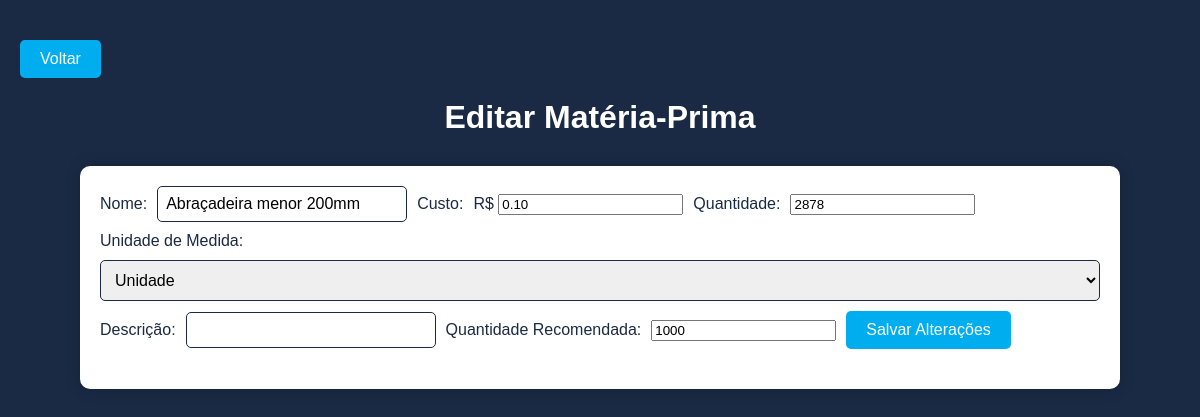
The app's page /menu/materia_prima/editar_mp?id_mp=26 (signed in), older data.
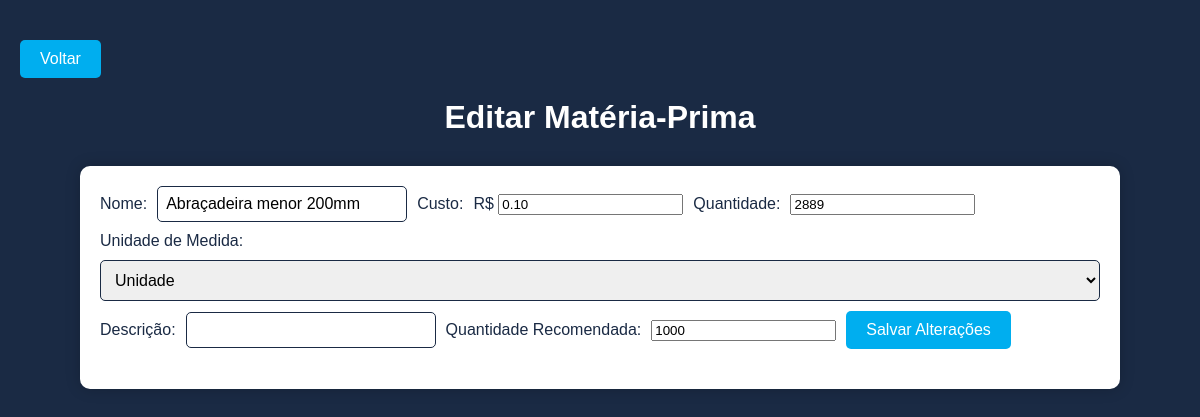
The same page, newer data.
### tables this page shows
CREATE TABLE IF NOT EXISTS `materia_prima` (
  `id_mp` int NOT NULL AUTO_INCREMENT,
  `nome` varchar(250) NOT NULL,
  `custo` float NOT NULL,
  `quantidade` float NOT NULL DEFAULT '0',
  `medida` varchar(10) NOT NULL DEFAULT 'uni',
  `descricao` mediumtext,
  `quantidade_min` float DEFAULT NULL,
  PRIMARY KEY (`id_mp`),
  UNIQUE KEY `id_mp` (`id_mp`)
);

### menu/materia_prima/editar_mp/index.php (the view, shortened to what this page needs)
<?php
include '../../conn.php';
if (isset($_GET['id_mp'])) {
    $id_mp = filter_input(INPUT_GET, 'id_mp', FILTER_VALIDATE_INT);
    $query = "SELECT * FROM materia_prima WHERE id_mp = ?";
    $stmt = $conn->prepare($query);
    $stmt->bind_param("i", $id_mp);
    $stmt->execute();
    $result = $stmt->get_result();
    if ($result->num_rows > 0) {
        $row = $result->fetch_assoc();
    } else {
        echo "Matéria-prima não encontrada.";
        exit;
    }
} else {
    echo "ID da matéria-prima não especificado.";
    exit;
}
?>
<!DOCTYPE html>
<html lang="pt-BR">
<head>
    <link rel="stylesheet" href="style.css">
</head>
<body>
    <div class="back-button">
        <a href=".." class="back-btn">Voltar</a>
    </div>
    <h1>Editar Matéria-Prima</h1>
    <div class="container-box">
        <form action="atualizar_mp.php" method="POST">
            <label for="nome">Nome:</label>
            <input type="text" name="nome" id="nome" value="<?php echo htmlspecialchars($row['nome']); ?>" required>
            <label for="custo">Custo:</label>
            <div class="input-container">
                <span class="currency-symbol">R$</span>
                <input type="number" id="custo" name="custo" placeholder="0.00" value="<?php echo isset($row['custo']) ? number_format(floatval($row['custo']), 2, '.', '') : '0.00'; ?>" step="0.01" min="0.000" required>
            </div>
            <label for="quantidade">Quantidade:</label>
            <input type="number" name="quantidade" id="quantidade" placeholder="0.000" value="<?php echo htmlspecialchars($row['quantidade']) ?>">
            <label for="medida">Unidade de Medida:</label>
            <select name="medida" id="medida" required>
                <option value="uni" <?php echo $row['medida'] == 'uni' ? 'selected' : ''; ?>>Unidade</option>
            </select>
            <label for="descrição">Descrição:</label>
            <input type="text" name="descricao" id="descricao" value="<?php echo htmlspecialchars($row['descricao'] ?? ''); ?>">
            <label for="quantidade_min">Quantidade Recomendada:</label>
            <input type="number" name="quantidade_min" id="quantidade_min" step="0.001" min="0" value="<?php echo htmlspecialchars($row['quantidade_min'] ?? ''); ?>">
            <button type="submit">Salvar Alterações</button>
        </form>
    </div>
</body>
</html>

Row changes from the older to the newer data that the page shows:
changed materia_prima "Abraçadeira menor 200mm": quantidade "2878" → "2889"
